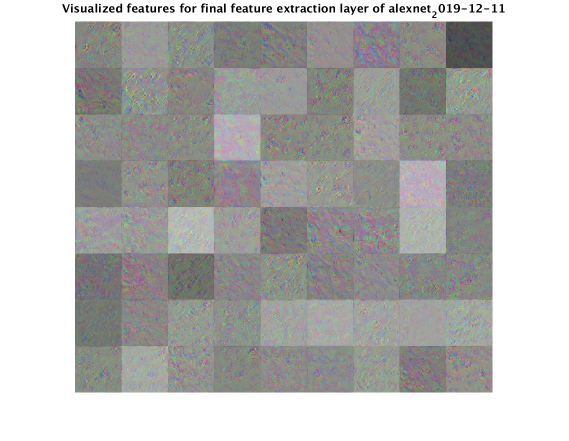
%> input picture Machining Data Case Study/untitled folder/alexnet_2019-12-11.png, 1138 x 881 px (shown at 1/2 size)
$ octave --eval "result = cropMyImage(imread('../untitled folder/alexnet_2019-12-11.png'));"   (GNU Octave 9; MATLAB toolbox functions it lacks are replaced by stand-ins)
%> lines starting %> are read from the running program, lines starting %| are printed output that depends on the picture; in (x1, y1, x2, y2) boxes, pixels count from 0 and x2, y2 are one past the last pixel; in counts of white or black regions, pixels touching at a corner belong together; the program's own positions count from 1
function [croppedImage, bbA, bbN] = cropMyImage(I)
    % implement sobel edge detection with a threshold of 0.015
    edgeMask = edge(rgb2gray(I),'sobel',0.015);
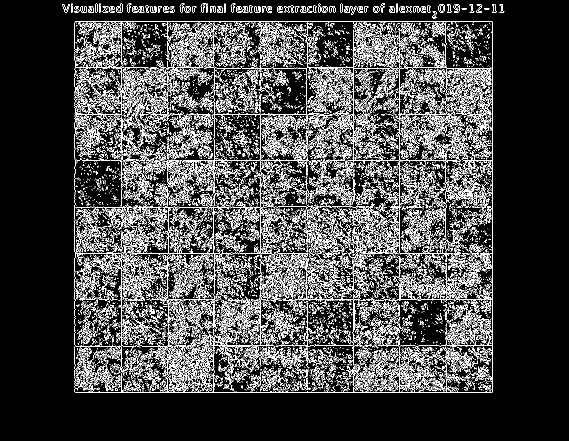
%> edgeMask: size 881x1138 logical (shown at 1/2 size); 15.3% white in thin lines or dots, all inside (x1, y1, x2, y2) = (124, 7, 1009, 786)

    % mask the image with the edge mask
    imageMask = bwareafilt(edgeMask,1);
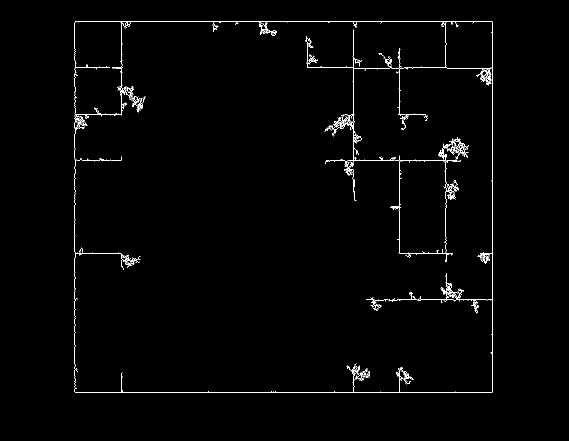
%> imageMask: size 881x1138 logical (shown at 1/2 size); 1.1% white in thin lines or dots, all inside (x1, y1, x2, y2) = (149, 42, 986, 786)

    % measure the bounding box surrounding the foreground, i.e. the region
    % of interest
    labeledImage = bwlabel(imageMask);
    measurements = regionprops(labeledImage,'BoundingBox');
%> measurements = 1 region; box (x1, y1, x2, y2): (149, 42, 986, 786)
    % [6 lines of commented-out code are left out]


    bbA = measurements.BoundingBox;
%> bbA = [149.5 42.5 837 744]
    hStart = bbA(1);
%> hStart = 149.5
    vStart = bbA(2);
%> vStart = 42.5
    hHeight = 800;
    hWidth = 800;

% [6 lines of commented-out code are left out]

    bbN = [hStart, vStart-200, hWidth, hHeight];
%> bbN = [149.5 -157.5 800 800]

    croppedImage = imcrop(I,bbN);
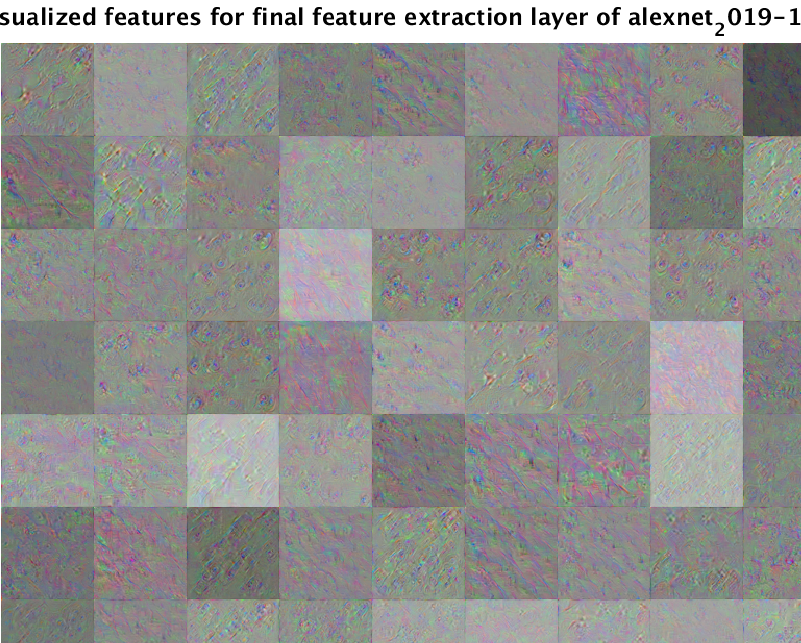
%> croppedImage: size 643x801x3 uint8; mean R, G, B 146, 145.7, 143.4
end

$ run again, on Machining Data Case Study/untitled folder/resnet18_2019-12-11.png
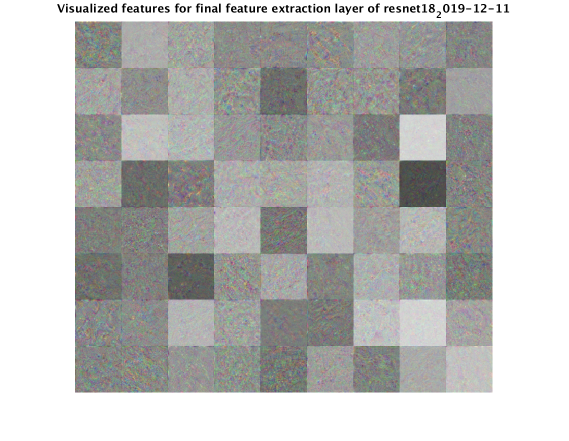
%> input picture Machining Data Case Study/untitled folder/resnet18_2019-12-11.png, 1138 x 881 px (shown at 1/2 size)
%> in cropMyImage, `edgeMask = edge(rgb2gray(I),'sobel',0.015);`:
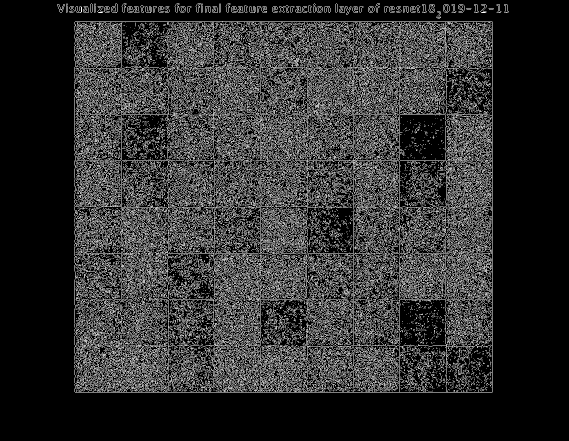
%> edgeMask: size 881x1138 logical (shown at 1/2 size); 19.1% white in thin lines or dots, all inside (x1, y1, x2, y2) = (114, 7, 1018, 786)
%> imageMask: size 881x1138 logical; 2.8% white in thin lines or dots, all inside (x1, y1, x2, y2) = (149, 42, 986, 786)
%> measurements = 1 region; box (x1, y1, x2, y2): (149, 42, 986, 786)
%> bbA = [149.5 42.5 837 744]
%> hStart = 149.5
%> vStart = 42.5
%> bbN = [149.5 -157.5 800 800]
%> in cropMyImage, `croppedImage = imcrop(I,bbN);`:
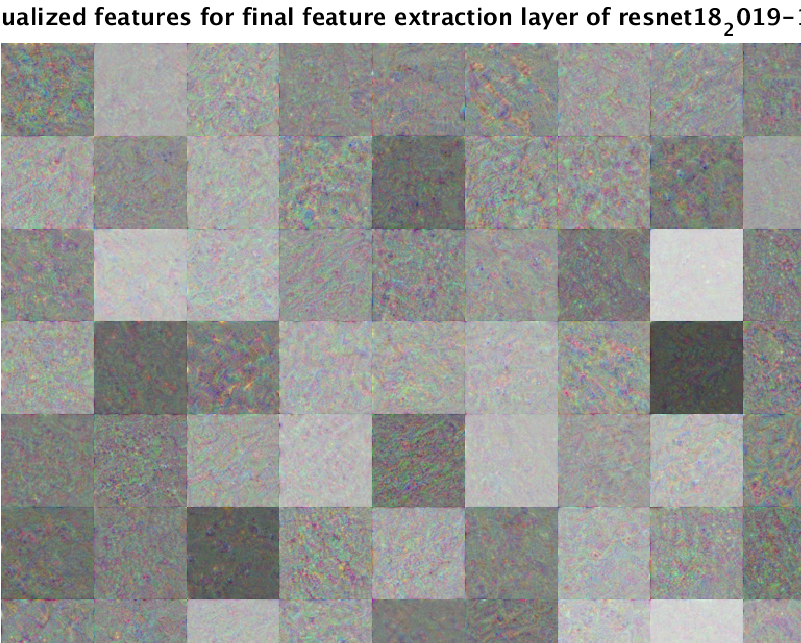
%> croppedImage: size 643x801x3 uint8; mean R, G, B 152.5, 153, 150.4
